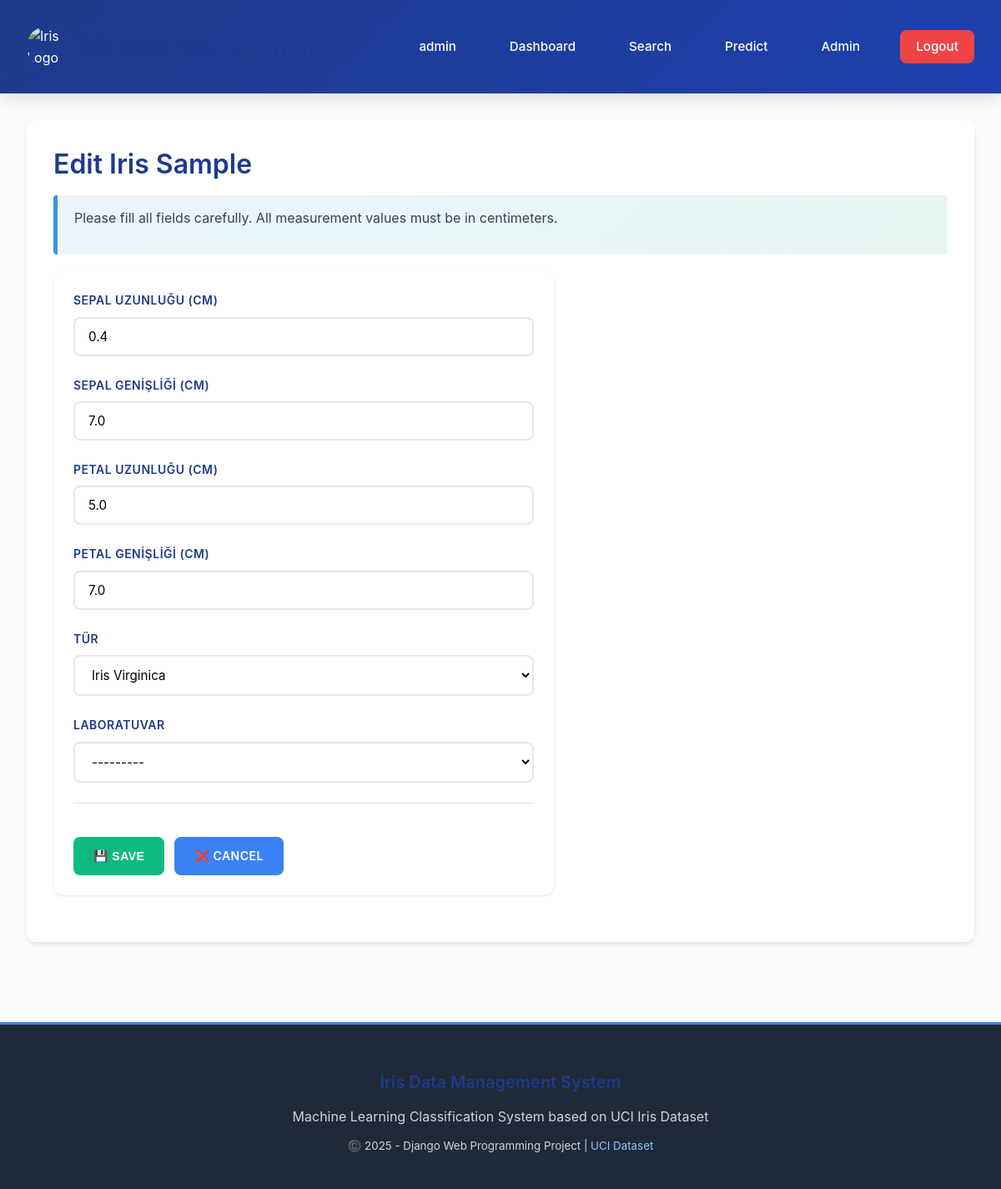
Screenshot of /iris/4/edit/ (signed in) with the database file from the repository.
### iris_app/models.py (models this page shows, shortened)
class IrisPlant(models.Model):
    SPECIES_CHOICES = [
        ('setosa', 'Iris Setosa'),
        ('versicolor', 'Iris Versicolor'),
        ('virginica', 'Iris Virginica'),
    ]
    sepal_length = models.FloatField(
        verbose_name="Sepal Uzunluğu (cm)",
        validators=[MinValueValidator(0.0)],
        help_text="Sepal yapraklarının uzunluğu (santimetre cinsinden)"
    )
    sepal_width = models.FloatField(
        verbose_name="Sepal Genişliği (cm)",
        validators=[MinValueValidator(0.0)],
        help_text="Sepal yapraklarının genişliği (santimetre cinsinden)"
    )
    petal_length = models.FloatField(
        verbose_name="Petal Uzunluğu (cm)",
        validators=[MinValueValidator(0.0)],
        help_text="Petal yapraklarının uzunluğu (santimetre cinsinden)"
    )
    petal_width = models.FloatField(
        verbose_name="Petal Genişliği (cm)",
        validators=[MinValueValidator(0.0)],
        help_text="Petal yapraklarının genişliği (santimetre cinsinden)"
    )
    species = models.CharField(
        max_length=50,
        choices=SPECIES_CHOICES,
        verbose_name="Tür",
        help_text="Iris bitki türü (setosa, versicolor veya virginica)"
    )
    lab = models.ForeignKey(
        Laboratory,
        on_delete=models.SET_NULL,
        null=True,
        blank=True,
        verbose_name="Laboratuvar",
        related_name='iris_plants',
        help_text="Bu örneğin kaynağı olan laboratuvar"
    )
    created_by = models.ForeignKey(
        User,
        on_delete=models.CASCADE,
        verbose_name="Oluşturan Kullanıcı",
        related_name='iris_plants',
        help_text="Bu kaydı oluşturan kullanıcı"
    )
    created_at = models.DateTimeField(
        auto_now_add=True,
        verbose_name="Oluşturulma Tarihi"
    )
    updated_at = models.DateTimeField(
        auto_now=True,
        verbose_name="Güncellenme Tarihi"
    )
    class Meta:
        ordering = ['-created_at']
        verbose_name = 'Iris Örneği'
        verbose_name_plural = 'Iris Örnekleri'
        indexes = [
            models.Index(fields=['species']),
            models.Index(fields=['created_at']),
            models.Index(fields=['created_by']),
        ]

### iris_app/views.py (the view)
# urls.py: path('iris/<int:pk>/edit/', views.iris_update, name='iris_update'),
@login_required(login_url='login')
@user_passes_test(is_editor_check, login_url='login')
def iris_update(request, pk):
    plant = get_object_or_404(IrisPlant, pk=pk)
    if plant.created_by != request.user and not request.user.is_superuser:
        messages.error(request, 'You do not have permission to edit this record.')
        return redirect('iris_list')
    if request.method == "POST":
        form = IrisForm(request.POST, instance=plant)
        if form.is_valid():
            form.save()
            messages.success(request, 'Iris sample updated successfully.')
            return redirect('iris_detail', pk=plant.pk)
        else:
            messages.error(request, 'Please fill all fields correctly.')
    else:
        form = IrisForm(instance=plant)
    context = {
        'form': form,
        'plant': plant,
        'title': 'Edit Iris Sample',
        'action': 'update'
    }
    return render(request, 'iris_app/iris_form.html', context)

### iris_app/models.py (called while the page is built)
    def __str__(self):
        return f"{self.name} ({self.city})"

### iris_app/views.py (called while the page is built)
def is_editor_check(user):
    return user.is_superuser or user.groups.filter(name='Editor').exists()

### iris_app/templates/iris_app/iris_form.html (shortened to what this page needs)
{% extends 'iris_app/base.html' %}
{% load static %}
{% block content %}
<h1>{{ title }}</h1>
<div class="div-highlight">
    <p>Please fill all fields carefully. All measurement values must be in centimeters.</p>
</div>
<form method="POST" novalidate class="card">
    <div class="card-body">
        <div class="form-group">
            <label for="id_sepal_length">{{ form.sepal_length.label }}</label>
            {{ form.sepal_length }}
        </div>
        <div class="form-group">
            <label for="id_sepal_width">{{ form.sepal_width.label }}</label>
            {{ form.sepal_width }}
        </div>
        <div class="form-group">
            <label for="id_petal_length">{{ form.petal_length.label }}</label>
            {{ form.petal_length }}
        </div>
        <div class="form-group">
            <label for="id_petal_width">{{ form.petal_width.label }}</label>
            {{ form.petal_width }}
        </div>
        <div class="form-group">
            <label for="id_species">{{ form.species.label }}</label>
            {{ form.species }}
        </div>
        <div class="form-group">
            <label for="id_lab">{{ form.lab.label }}</label>
            {{ form.lab }}
        </div>
    </div>
    <div class="card-footer">
        <div class="btn-group">
            <button type="submit" class="btn btn-success">💾 Save</button>
            <a href="{% url 'iris_list' %}" class="btn">❌ Cancel</a>
        </div>
    </div>
</form>
{% endblock %}

### iris_app/templates/iris_app/base.html (shortened to what this page needs)
{% load static %}
<!DOCTYPE html>
<html lang="tr">
<head>
    <link rel="stylesheet" href="{% static 'css/style.css' %}">
</head>
<body>
<header>
    <div class="container">
        <div style="display: flex; align-items: center; gap: 15px;">
            <img src="{% static 'images/iris-logo.png' %}"
                 alt="Iris Logo"
                 style="width: 50px; height: 50px; border-radius: 50%;">
            <h1>Iris Data Management</h1>
        </div>
        <nav>
            {% if user.is_authenticated %}
                <span>{{ user.first_name|default:user.username }}</span>
                <a href="{% url 'iris_list' %}">Dashboard</a>
                <a href="{% url 'iris_search' %}">Search</a>
                <a href="{% url 'iris_predict' %}">Predict</a>
                {% if user.is_staff %}
                    <a href="{% url 'admin:index' %}">Admin</a>
                {% endif %}
                <a href="{% url 'logout' %}" class="logout-btn">Logout</a>
            {% else %}
                <a href="{% url 'login' %}">Sign In</a>
                <a href="{% url 'register' %}">Sign Up</a>
            {% endif %}
        </nav>
    </div>
</header>
<div class="main-content">
    <div class="container">
        <div class="main-container">
            {% block content %}{% endblock %}
        </div>
    </div>
</div>
<footer>
    <h3>Iris Data Management System</h3>
    <p>Machine Learning Classification System based on UCI Iris Dataset</p>
    <p><small>©️ 2025 - Django Web Programming Project | <a href="https://archive.ics.uci.edu/ml/datasets/iris" target="_blank">UCI Dataset</a></small></p>
</footer>
</body>
</html>

### iris_app/static/css/style.css (style rules this page uses)
* { margin: 0; padding: 0; box-sizing: border-box; }
:root { --primary-color: #2c3e50; --secondary-color: #3498db; --success-color: #27ae60; --danger-color: #e74c3c; --warning-color: #f39c12; --info-color: #16a085; --light-bg: #ecf0f1; --dark-text: #2c3e50; --border-color: #bdc3c7; --shadow: 0 2px 8px rgba(0, 0, 0, 0.1); --shadow-lg: 0 4px 16px rgba(0, 0, 0, 0.15); }
html { scroll-behavior: smooth; }
body { font-family: 'Segoe UI', Tahoma, Geneva, Verdana, sans-serif; background-color: #f8f9fa; color: var(--dark-text); line-height: 1.6; margin: 0; padding: 0; }
header { background: linear-gradient(135deg, var(--primary-color) 0%, var(--secondary-color) 100%); color: white; padding: 20px 0; box-shadow: var(--shadow-lg); position: sticky; top: 0; z-index: 100; }
header h1 { font-size: 28px; font-weight: 600; margin: 0; letter-spacing: 1px; }
header nav { display: flex; gap: 25px; align-items: center; }
header nav a, header nav span { color: white; text-decoration: none; font-weight: 500; transition: all 0.3s ease; padding: 8px 12px; border-radius: 4px; }
header nav a.logout-btn { background-color: var(--danger-color); padding: 8px 16px; }
.container { max-width: 1200px; margin: 30px auto; padding: 0 20px; }
.main-container { background: white; border-radius: 8px; padding: 30px; box-shadow: var(--shadow); min-height: 60vh; }
h1, h2, h3, h4, h5, h6 { color: var(--primary-color); margin-top: 20px; margin-bottom: 15px; font-weight: 600; line-height: 1.4; }
h1 { font-size: 32px; }
h3 { font-size: 20px; }
p { margin-bottom: 15px; color: #555; }
form { max-width: 600px; margin: 20px 0; }
.form-group { margin-bottom: 20px; display: flex; flex-direction: column; }
label { font-weight: 600; color: var(--primary-color); margin-bottom: 8px; font-size: 14px; }
.form-input, .form-select, .form-textarea, .form-file { padding: 12px; border: 2px solid var(--border-color); border-radius: 6px; font-size: 14px; font-family: inherit; transition: all 0.3s ease; background-color: white; }
.form-input::placeholder, .form-textarea::placeholder { color: #999; }
button, .btn, input[type="submit"], input[type="reset"] { padding: 12px 24px; background-color: var(--secondary-color); color: white; border: none; border-radius: 6px; font-size: 14px; font-weight: 600; cursor: pointer; transition: all 0.3s ease; display: inline-block; text-decoration: none; }
.btn-success { background-color: var(--success-color); }
.btn-group { display: flex; gap: 10px; margin-top: 20px; flex-wrap: wrap; }
.card { background: white; border-radius: 8px; padding: 20px; margin-bottom: 20px; box-shadow: var(--shadow); transition: all 0.3s ease; }
.card-body { padding: 0; }
.card-footer { border-top: 1px solid var(--light-bg); padding-top: 15px; margin-top: 15px; display: flex; justify-content: space-between; align-items: center; }
.div-highlight { background: linear-gradient(135deg, rgba(52, 152, 219, 0.1) 0%, rgba(22, 160, 133, 0.1) 100%); border-left: 5px solid var(--secondary-color); padding: 15px 20px; border-radius: 4px; margin: 15px 0; }
a { color: var(--secondary-color); text-decoration: none; transition: all 0.3s ease; }
img { max-width: 100%; height: auto; border-radius: 8px; margin: 15px 0; }
footer { background-color: var(--primary-color); color: white; text-align: center; padding: 20px; margin-top: 50px; border-top: 3px solid var(--secondary-color); }
footer p { margin: 10px 0; color: white; }

### rows the page displays
IrisPlant: sepal_length "0.4", sepal_width "7.0", petal_length "5.0", petal_width "7.0", species "Iris Virginica", lab "---------"

### other values shown
{{ user.first_name|default:user.username }} "admin"
{{ title }} "Edit Iris Sample"
